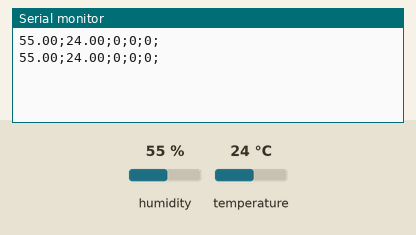
The sketch below on a simulated Arduino Uno, built with avr-gcc and run on an emulated ATmega328P. Parts: the last lines printed to the serial monitor. The inputs (shaded band) are chosen by the test bench; at power-on: humidity 55 %, temperature 24 °C.

Above: at 5.8 s.
5.9 s: humidity set to 22 %
At 11.1 s:
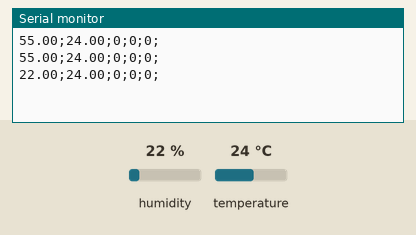
11.9 s: temperature set to 12 °C
At 15.8 s:
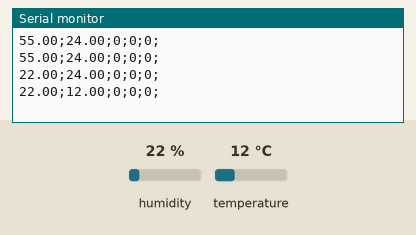
17.9 s: humidity set to 40 %
At 20.5 s:
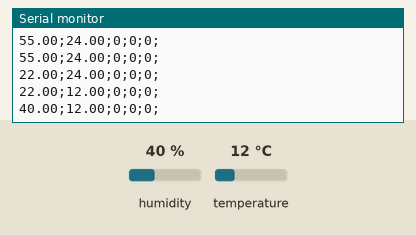
Timing chart, 0 to 22.0 s (numbered marks = the images above; inputs shaded):
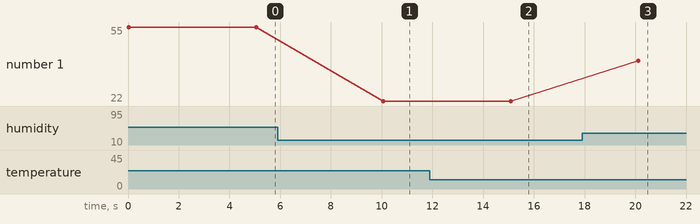

The sketch:

sketch_dec06a.ino
```cpp
#include <DHT.h>
#include <DHT_U.h>
#include <Adafruit_Sensor.h>
#include <DHT.h>
#include <DHT_U.h>
#include "DHT.h"
#define DHTPIN A0
#define LM35PIN A5
#define LUMIPIN A1
#define CHAVPIN 7
DHT dht(DHTPIN, DHT11);
void setup()
{
pinMode(DHTPIN, INPUT);
pinMode(CHAVPIN, INPUT);
Serial.begin(9600);
dht.begin();
}
void loop()
{
float dht11_umidade = dht.readHumidity();
float dht11_temperatura = dht.readTemperature();
//Serial.print("Umidade:");
Serial.print(dht11_umidade);
//Serial.print("%");
Serial.print(";");
//Serial.print("U-Temp:");
Serial.print(dht11_temperatura);
Serial.print(";");

Serial.print("0");
Serial.print(";");

Serial.print("0");
Serial.print(";");

Serial.print("0");
Serial.print(";");


/*
float lm35_temperatura = analogRead(LM35PIN);
lm35_temperatura = lm35_temperatura * 0.00488;
lm35_temperatura = lm35_temperatura * 100;
//Serial.print("Temperatura:");
Serial.print(lm35_temperatura);
Serial.print(";");
float luminosidade = analogRead(LUMIPIN);
Serial.print(luminosidade);
Serial.print(";");
int chave = digitalRead(7);
if (chave == 0)
{
Serial.print("1");
}
else
{
Serial.print("0");
}
*/
Serial.println();
delay(5000);
}
```

Measured:
- after the input at 5.9 s, the serial monitor: prints a new line after 4.2 s (image 1)
- after the input at 11.9 s, the serial monitor: prints a new line after 3.2 s (image 2)
- after the input at 17.9 s, the serial monitor: prints a new line after 2.2 s (image 3)
- plotted number 1: 55 → 22 after the input at 5.9 s, 22 → 40 after the input at 17.9 s
